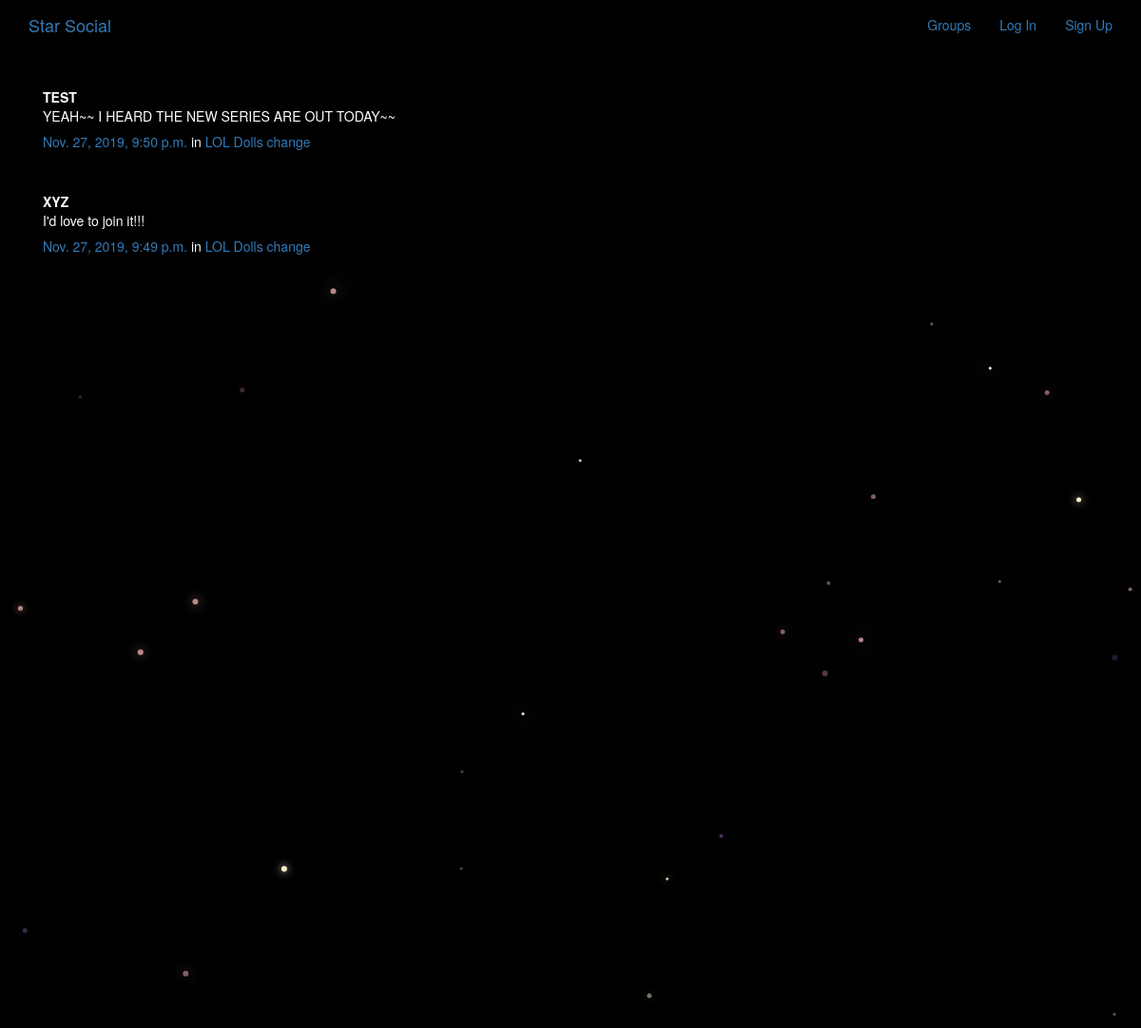
/posts/, run on the app's committed database.
### posts/models.py (models this page shows, shortened)
class Post(models.Model):
    user =models.ForeignKey(User,related_name='posts',on_delete=models.CASCADE)
    created_at = models.DateTimeField(auto_now=True)
    message = models.TextField()
    message_html = models.TextField(editable=False)
    group = models.ForeignKey(Group,related_name='posts',null=True,blank=True,on_delete=models.CASCADE)
    class Meta:
        ordering = ['-created_at']
        unique_together = ['user','message']

### groups/models.py (models this page shows, shortened)
class Group(models.Model):
    name = models.CharField(max_length=255,unique=True)
    slug = models.SlugField(allow_unicode = True,unique=True)
    description = models.TextField(blank=True,default='')
    description_html = models.TextField(editable=False,default='',blank=True)
    members = models.ManyToManyField(User,through='GroupMember')
    class Meta:
        ordering = ['name']

### posts/views.py (the view)
# urls.py: path('',views.PostList.as_view(),name='all'),
class PostList(SelectRelatedMixin,generic.ListView):
    model = models.Post
    select_related = ('user','group')

### posts/templates/posts/post_list.html (shortened to what this page needs)
{% extends 'posts/post_base.html' %}
{% block post_content %}
<div class="col-md-8">
    {% for post in post_list %}
        {% include 'posts/_post.html' %}
    {% endfor %}
</div>
{% endblock %}

### posts/templates/posts/_post.html (shortened to what this page needs)
<div class='post media'>
    <div class='media-body'>
        <strong>{{ post.user.username }}</strong>
        <p>{{ post.message }}</p>
        <h5>{{ post.message_html|safe }}
            <time class='time'><a href="{% url 'posts:single' username=post.user.username pk=post.pk %}">{{ post.created_at }}</a></time>
            {% if post.group %}
                <span class='group-name'>in <a href="#">{{ post.group.name }}</a></span>
            {% endif %}
        </h5>
    </div>
</div>

### static/simplesocial/css/master.css (style rules this page uses)
body { margin: 0; overflow: hidden; background-color: black; color:white; }

### data on the page
Post: user.username "TEST", message "YEAH~~ I HEARD THE NEW SERIES ARE OUT TODAY~~", created_at "Nov. 27, 2019, 9:50 p.m.", group.name "LOL Dolls change"
Post: user.username "XYZ", message "I'd love to join it!!!", created_at "Nov. 27, 2019, 9:49 p.m.", group.name "LOL Dolls change"
